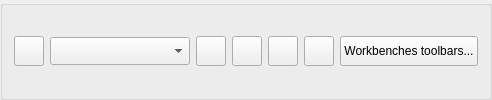
        <widget class="QGroupBox" name="piemenuBoxGroup">
         <layout class="QHBoxLayout" name="piemenuBoxGroupFormLayout">
          <item>
           <layout class="QHBoxLayout" name="layoutAddRemove">
            <item>
             <widget class="QToolButton" name="buttonIconPieMenu">
              <property name="minimumSize">
               <size>
                <width>30</width>
                <height>30</height>
               </size>
              </property>
              <property name="toolTip">
               <string notr="true">Set icon to current PieMenu</string>
              </property>
              <property name="_translationContext_toolTip" stdset="0">
               <string notr="true">PieMenuTab</string>
              </property>
             </widget>
            </item>
            <item>
             <widget class="QComboBox" name="cBox">
              <property name="minimumSize">
               <size>
                <width>140</width>
                <height>28</height>
               </size>
              </property>
             </widget>
            </item>
            <item>
             <widget class="QToolButton" name="buttonAddPieMenu">
              <property name="minimumSize">
               <size>
                <width>30</width>
                <height>30</height>
               </size>
              </property>
              <property name="toolTip">
               <string notr="true">Add new pie menu</string>
              </property>
              <property name="icon">
               <iconset>
                <normaloff>../icons/PieMenuAdd.svg</normaloff>../icons/PieMenuAdd.svg</iconset>
              </property>
              <property name="_translationContext_toolTip" stdset="0">
               <string notr="true">PieMenuTab</string>
              </property>
             </widget>
            </item>
            <item>
             <widget class="QToolButton" name="buttonRemovePieMenu">
              <property name="minimumSize">
               <size>
                <width>30</width>
                <height>30</height>
               </size>
              </property>
              <property name="toolTip">
               <string notr="true">Remove current pie menu</string>
              </property>
              <property name="icon">
               <iconset>
                <normaloff>../icons/PieMenuRemove.svg</normaloff>../icons/PieMenuRemove.svg</iconset>
              </property>
              <property name="_translationContext_toolTip" stdset="0">
               <string notr="true">PieMenuTab</string>
              </property>
             </widget>
            </item>
            <item>
             <widget class="QToolButton" name="buttonRenamePieMenu">
              <property name="minimumSize">
               <size>
                <width>30</width>
                <height>30</height>
               </size>
              </property>
              <property name="toolTip">
               <string notr="true">Rename current pie menu</string>
              </property>
              <property name="icon">
               <iconset>
                <normaloff>../icons/PieMenuRename.svg</normaloff>../icons/PieMenuRename.svg</iconset>
              </property>
              <property name="_translationContext_toolTip" stdset="0">
               <string notr="true">PieMenuTab</string>
              </property>
             </widget>
            </item>
            <item>
             <widget class="QToolButton" name="buttonCopyPieMenu">
              <property name="minimumSize">
               <size>
                <width>30</width>
                <height>30</height>
               </size>
              </property>
              <property name="toolTip">
               <string notr="true">Copy current pie menu</string>
              </property>
              <property name="icon">
               <iconset>
                <normaloff>../icons/PieMenuCopy.svg</normaloff>../icons/PieMenuCopy.svg</iconset>
              </property>
              <property name="_translationContext_toolTip" stdset="0">
               <string notr="true">PieMenuTab</string>
              </property>
             </widget>
            </item>
           </layout>
          </item>
          <item>
           <widget class="QPushButton" name="buttonExistingToolBar">
            <property name="minimumSize">
             <size>
              <width>60</width>
              <height>30</height>
             </size>
            </property>
            <property name="toolTip">
             <string notr="true">Add one of the existing workbenches toolbars</string>
            </property>
            <property name="text">
             <string notr="true">Workbenches toolbars...</string>
            </property>
            <property name="icon">
             <iconset>
              <normaloff>../icons/PieMenuRight.svg</normaloff>../icons/PieMenuRight.svg</iconset>
            </property>
            <property name="_translationContext_text" stdset="0">
             <string notr="true">PieMenuTab</string>
            </property>
            <property name="_translationContext_toolTip" stdset="0">
             <string notr="true">PieMenuTab</string>
            </property>
           </widget>
          </item>
         </layout>
        </widget>
